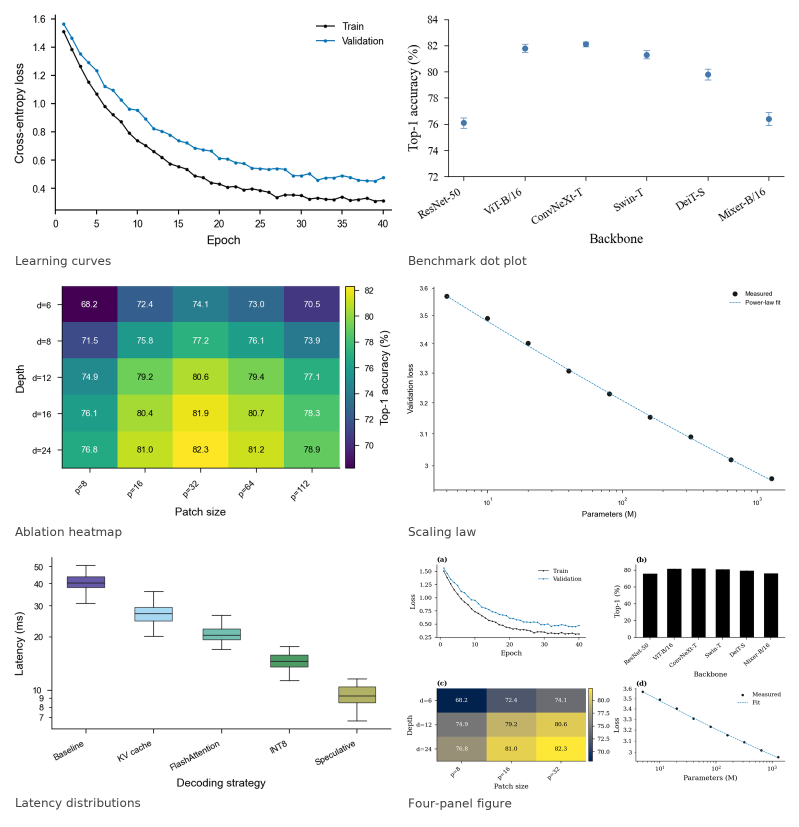
#> input picture docs/assets/hero.png, 1598 x 1654 px (shown at 1/2 size)
$ python -i build_assets.py   (imports and definitions only)
#> lines starting #> are read from the running program, lines starting #| are printed output that depends on the picture
### src/figspec/lint/rules.py
"""The rule registry and every bundled rule.

Rules are small, pure functions over a :class:`LintContext`.  Each one is
registered with a stable code and a default severity, which lets users silence
individual findings (``--ignore CO002``) or lower the failure threshold without
patching figspec.
"""

from __future__ import annotations

from dataclasses import dataclass
from typing import Callable, Iterable

import numpy as np

from ..palette import contrast_ratio, is_rainbow, parse_color, simulate_pair_distance
from ..palette.color import delta_e_ciede2000, rgb_to_lab
from .context import LintContext
from .report import Finding

__all__ = ["RULE_REGISTRY", "RuleMeta", "all_rule_codes", "rule"]

VECTOR_FORMATS = frozenset({"pdf", "svg", "eps"})
RASTER_EXTENSIONS = frozenset({"png", "jpg", "tif"})


@dataclass(frozen=True)
class RuleMeta:
    """Documentation and default severity for one rule."""

    code: str
    title: str
    severity: str
    description: str
    func: Callable[[LintContext], Iterable[Finding]]


RULE_REGISTRY: dict[str, RuleMeta] = {}


def rule(
    code: str,
    title: str,
    severity: str = "warning",
    description: str = "",
) -> Callable[[Callable[[LintContext], list[Finding]]], Callable[[LintContext], list[Finding]]]:
    """Register a lint rule under ``code``."""

    def decorator(
        func: Callable[[LintContext], list[Finding]],
    ) -> Callable[[LintContext], list[Finding]]:
        if code in RULE_REGISTRY:  # pragma: no cover - developer error
            raise ValueError(f"duplicate lint rule code '{code}'")
        RULE_REGISTRY[code] = RuleMeta(
            code=code,
            title=title,
            severity=severity,
            description=description or title,
            func=func,
        )
        return func

    return decorator


# [17 lines left out: function _finding, not called in this run]


def all_rule_codes() -> tuple[str, ...]:
    return tuple(sorted(RULE_REGISTRY))


# ---------------------------------------------------------------------------
# typography
# ---------------------------------------------------------------------------


# [474 lines left out: functions check_font_size, check_line_width, check_figure_width, check_figure_height, check_contrast, check_color_vision and 12 more, not called in this run]

### scripts/build_assets.py
"""Build the images embedded in the README and the docs site.

    python scripts/build_assets.py

The hero image and the per-figure PNGs are written under ``docs/assets`` and are
committed. The browsable HTML gallery is written to ``build/gallery`` (ignored by
git) so the repository only carries the images it actually references.
"""

from __future__ import annotations

from pathlib import Path

from PIL import Image, ImageDraw, ImageFont

from figspec.api import render
from figspec.gallery import build_gallery

ROOT = Path(__file__).resolve().parents[1]
EXAMPLES = ROOT / "examples"
ASSETS = ROOT / "docs" / "assets"
GALLERY = ROOT / "build" / "gallery"
TMP = ROOT / "build" / "assets-tmp"

CAPTIONS = {
    "01-learning-curves": "Learning curves",
    "02-benchmark-accuracy": "Benchmark dot plot",
    "03-ablation-heatmap": "Ablation heatmap",
    "04-scaling-law": "Scaling law",
    "05-latency-box": "Latency distributions",
    "06-multi-panel": "Four-panel figure",
}

CELL_WIDTH = 760
PADDING = 26
CAPTION_HEIGHT = 46


def _font(size: int, *, bold: bool = False) -> ImageFont.FreeTypeFont:
    import matplotlib

    name = "DejaVuSans-Bold.ttf" if bold else "DejaVuSans.ttf"
    path = Path(matplotlib.get_data_path()) / "fonts" / "ttf" / name
    return ImageFont.truetype(str(path), size)


# [56 lines left out: functions render_examples, compose_hero, copy_gallery_images, not called in this run]


def compose_social(hero_figure: Path, destination: Path) -> None:
    """Build the 1280x640 image GitHub uses for link previews."""
#> called with hero_figure = '../docs/assets/hero.png', destination = 'out.png'
    canvas = Image.new("RGB", (1280, 640), "white")
#> canvas: PIL image 1280x640 RGB; every value is 255
    shot = Image.open(hero_figure).convert("RGB")
#> shot is the input picture: PIL image 1598x1654 RGB; mean R, G, B 233.6, 238.9, 233.3
    width = 760
    ratio = width / shot.width
#> ratio = 0.476
    shot = shot.resize((width, int(shot.height * ratio)), Image.LANCZOS)
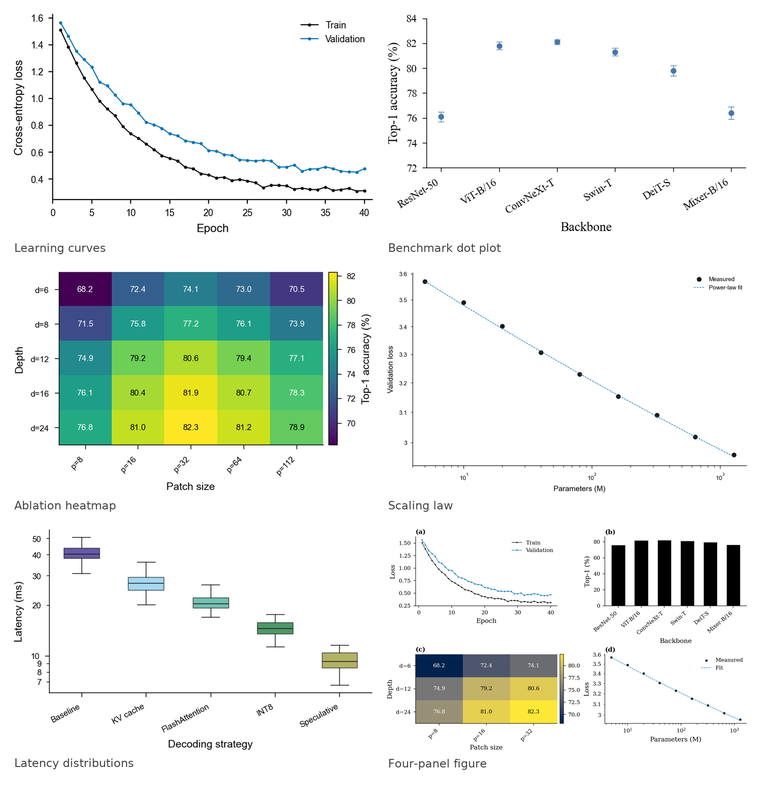
#> shot: PIL image 760x786 RGB; mean R, G, B 233.2, 238.6, 233
    if shot.height > 560:
        top = (shot.height - 560) // 2
#> top = 113
        shot = shot.crop((0, top, shot.width, top + 560))
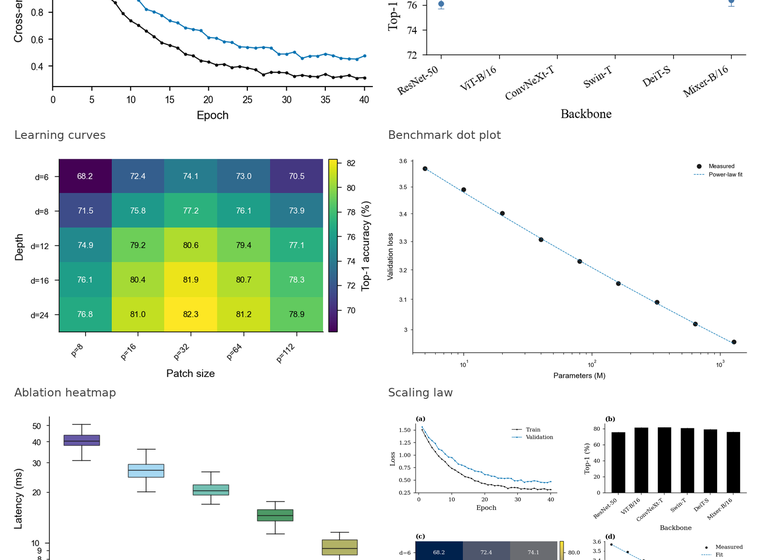
#> shot: PIL image 760x560 RGB; mean R, G, B 227.7, 235.3, 228.7
    canvas.paste(shot, (1280 - width - 40, (640 - shot.height) // 2))
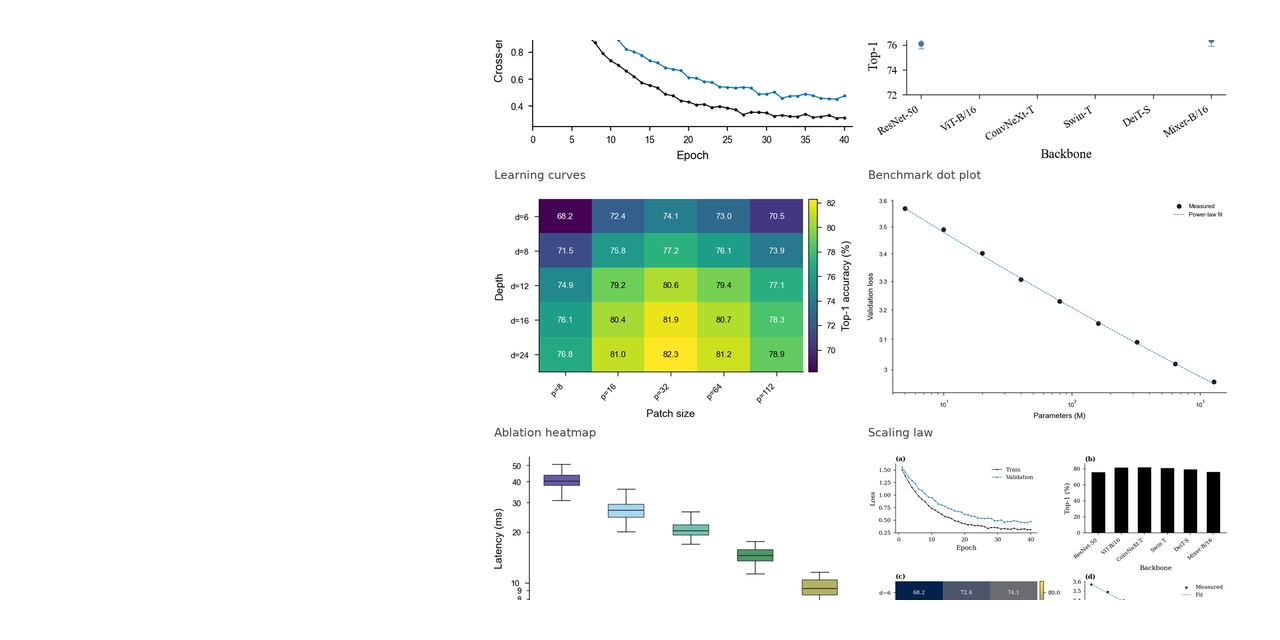
#> canvas: PIL image 1280x640 RGB; mean R, G, B 240.8, 244.8, 241.3

    draw = ImageDraw.Draw(canvas)
    draw.text((56, 190), "figspec", fill="#111111", font=_font(104, bold=True))
    draw.text((60, 320), "Figures as code.", fill="#1f6feb", font=_font(38))
    draw.text((60, 384), "Declarative specs, journal checks,", fill="#444444", font=_font(22))
    draw.text((60, 416), "byte-reproducible output.", fill="#444444", font=_font(22))

#> (the run stopped early here; a loop or call above may not have finished)
